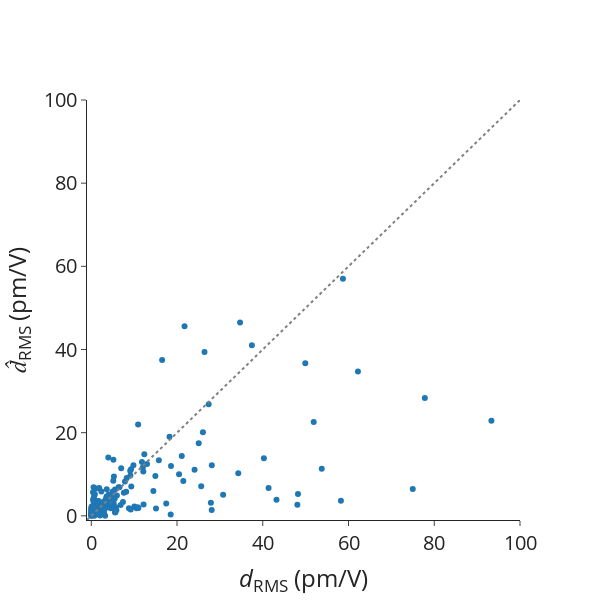

Here is the notebook cell this chart was saved with:
### Markdown cell above
# Errors on dRMS

### Code cell
# Data

mae = mean_absolute_error(df_pred_matten["dRMS_true"], df_pred_matten["dRMS_matten"])
mape = mean_absolute_percentage_error(
    df_pred_matten["dRMS_true"], df_pred_matten["dRMS_matten"]
)
rmse = root_mean_squared_error(
    df_pred_matten["dRMS_true"], df_pred_matten["dRMS_matten"]
)
spearmanrho = spearmanr(df_pred_matten["dRMS_true"], df_pred_matten["dRMS_matten"])
print(f"MAE = {mae}")
print(f"MAPE = {mape}")
print(f"RMSE = {rmse}")
print(f"Rho_sp = {spearmanrho.statistic}")

# Scatter plot for previous outputs.
scatter_dRMS = go.Scatter(
    x=df_pred_matten["dRMS_true"],
    y=df_pred_matten["dRMS_matten"],
    mode="markers",
    name="",
    showlegend=False,
    text=[mpid for mpid in df_pred_matten.index.values],
)

ideal = go.Scatter(
    x=[-1, 200],
    y=[-1, 200],
    mode="lines",
    line=dict(color="gray", dash="dot"),
    showlegend=False,
)

# Layout
layout = go.Layout(
    # title=dict(text='Scatter Plot'),
    xaxis=dict(title="<i>d</i><sub>RMS</sub> (pm/V)", range=[-1, 100]),
    yaxis=dict(title="<i>d&#770;</i><sub>RMS</sub> (pm/V)", range=[-1, 100]),
    # legend=dict(font=dict(size=12)),
)

# Create figure
fig = go.Figure(data=[scatter_dRMS, ideal], layout=layout)

fig.update_layout(
    autosize=False,
    font_size=20,
    width=600,
    height=600,
    # plot_bgcolor="white",
    template="simple_white",
)
fig.update_layout(
    xaxis=dict(
        # tickmode = 'array',
        # tickvals = [1, 2,3,4,5,6,7,8],
        # ticktext = ['One', 'Three', 'Five', 'Seven', 'Nine', 'Eleven']
        showgrid=False,
    ),
    yaxis=dict(
        # tickmode = 'array',
        # tickvals = [1, 2,3,4,5,6,7,8],
        # ticktext = ['One', 'Three', 'Five', 'Seven', 'Nine', 'Eleven']
        showgrid=False,
    ),
)

# Show figure
fig.show()

### Figure 1 — Plotly figure (JSON) as saved in the notebook; plotly's stock layout.template omitted (floating-point values rounded to 4 significant figures; data arrays with more than 128 entries replaced by an {"elided": "..."} marker saying what was removed)
{"data": [{"mode": "markers", "name": "", "showlegend": false, "text": {"elided": "250 str values"}, "type": "scatter", "x": {"elided": "250 float values"}, "y": {"elided": "250 float values"}}, {"line": {"color": "gray", "dash": "dot"}, "mode": "lines", "showlegend": false, "type": "scatter", "x": [-1, 200], "y": [-1, 200]}], "layout": {"autosize": false, "font": {"size": 20}, "height": 600, "width": 600, "xaxis": {"range": [-1, 100], "showgrid": false, "title": {"text": "<i>d</i><sub>RMS</sub> (pm/V)"}}, "yaxis": {"range": [-1, 100], "showgrid": false, "title": {"text": "<i>d&#770;</i><sub>RMS</sub> (pm/V)"}}}}
